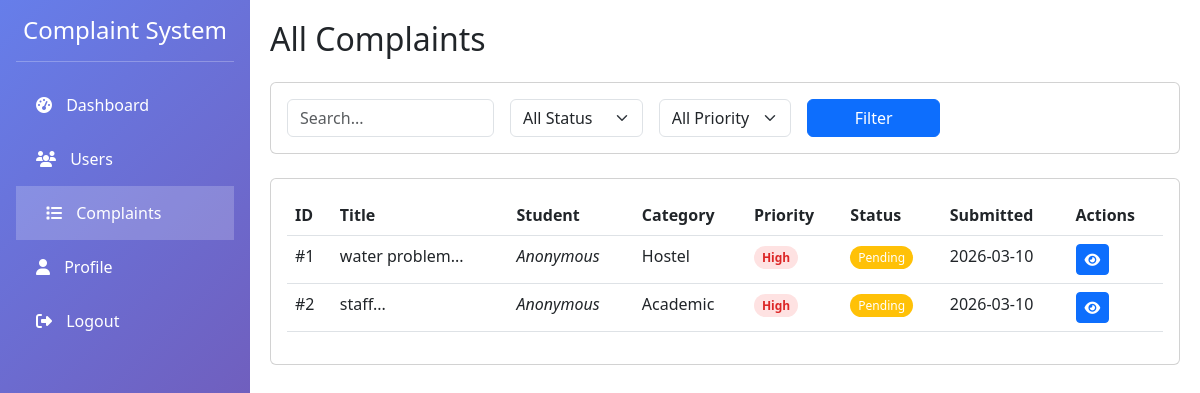
The page /admin/complaints (signed in) on the database as committed earlier.
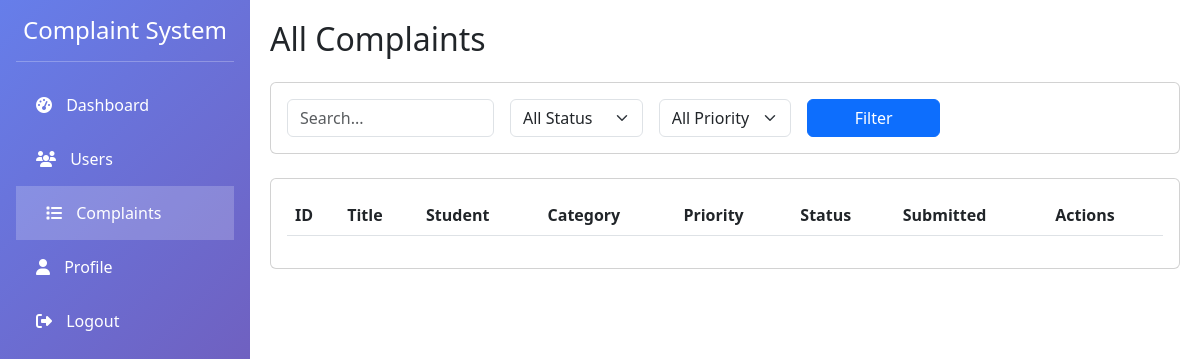
The same page on the database as committed later.
### app.py (models this page shows)
class Complaint(db.Model):
    __tablename__ = 'complaint'
    id = db.Column(db.Integer, primary_key=True)
    user_id = db.Column(db.Integer, db.ForeignKey('user.id'), nullable=False)
    title = db.Column(db.String(200), nullable=False)
    description = db.Column(db.Text, nullable=False)
    category = db.Column(db.String(50), nullable=False)
    priority = db.Column(db.String(20), default='Medium')
    status = db.Column(db.String(20), default='Pending')
    assigned_to = db.Column(db.Integer, db.ForeignKey('user.id'))
    submitted_at = db.Column(db.DateTime, default=datetime.utcnow)
    last_updated = db.Column(db.DateTime, default=datetime.utcnow, onupdate=datetime.utcnow)
    resolved_at = db.Column(db.DateTime)
    attachment = db.Column(db.String(200))
    anonymous = db.Column(db.Boolean, default=False)
    feedback_rating = db.Column(db.Integer)
    feedback_comment = db.Column(db.Text)

### app.py (the view)
@app.route('/admin/complaints')
@login_required
@role_required('admin')
def admin_complaints():
    complaints = Complaint.query.all()
    return render_template('admin/complaints.html', complaints=complaints)

### app.py (called while the page is built)
def login_required(f):
    @wraps(f)
    def decorated_function(*args, **kwargs):
        if 'user_id' not in session:
            flash('Please login first!', 'warning')
            return redirect(url_for('login'))
        return f(*args, **kwargs)
    return decorated_function

def role_required(*roles):
    def decorator(f):
        @wraps(f)
        def decorated_function(*args, **kwargs):
            if 'role' not in session or session['role'] not in roles:
                flash('Access denied!', 'danger')
                return redirect(url_for('dashboard'))
            return f(*args, **kwargs)
        return decorated_function
    return decorator

### templates/admin/complaints.html (shortened to what the changed rows need)
<!DOCTYPE html>
<html>
<head>
    <link href="https://cdn.jsdelivr.net/npm/bootstrap@5.3.0/dist/css/bootstrap.min.css" rel="stylesheet">
    <link rel="stylesheet" href="https://cdnjs.cloudflare.com/ajax/libs/font-awesome/6.4.0/css/all.min.css">
</head>
<body>
    <div class="main-content">
        <h2 class="mb-4">All Complaints</h2>
        <div class="card">
            <div class="card-body">
                <div class="table-responsive">
                    <table class="table table-hover">
                        <thead>
                            <tr>
                                <th>ID</th>
                                <th>Title</th>
                                <th>Student</th>
                                <th>Category</th>
                                <th>Priority</th>
                                <th>Status</th>
                                <th>Submitted</th>
                                <th>Actions</th>
                            </tr>
                        </thead>
                        <tbody>
                            {% for complaint in complaints %}
                            <tr>
                                <td>#{{ complaint.id }}</td>
                                <td>{{ complaint.title[:30] }}...</td>
                                <td>
                                    {% if complaint.anonymous %}
                                        <em>Anonymous</em>
                                    {% else %}
                                        {{ complaint.user.full_name }}
                                    {% endif %}
                                </td>
                                <td>{{ complaint.category }}</td>
                                <td>
                                    <span class="priority-badge priority-{{ complaint.priority|lower }}">
                                        {{ complaint.priority }}
                                    </span>
                                </td>
                                <td>
                                    <span class="status-badge bg-{{ 'warning' if complaint.status == 'Pending' else 'info' if complaint.status == 'In Progress' else 'success' }} text-white">
                                        {{ complaint.status }}
                                    </span>
                                </td>
                                <td>{{ complaint.submitted_at.strftime('%Y-%m-%d') }}</td>
                                <td>
                                    <a href="{{ url_for('view_complaint', complaint_id=complaint.id) }}"
                                       class="btn btn-sm btn-primary">
                                        <i class="fas fa-eye"></i>
                                    </a>
                                </td>
                            </tr>
                            {% endfor %}
                        </tbody>
                    </table>
                </div>
            </div>
        </div>
    </div>
</body>
</html>

Rows that differ between the two databases and show on the page:
removed Complaint: id "1", title "water problem", anonymous "Anonymous", category "Hostel", priority "High", status "Pending", submitted_at "2026-03-10"
removed Complaint: id "2", title "staff", anonymous "Anonymous", category "Academic", priority "High", status "Pending", submitted_at "2026-03-10"
